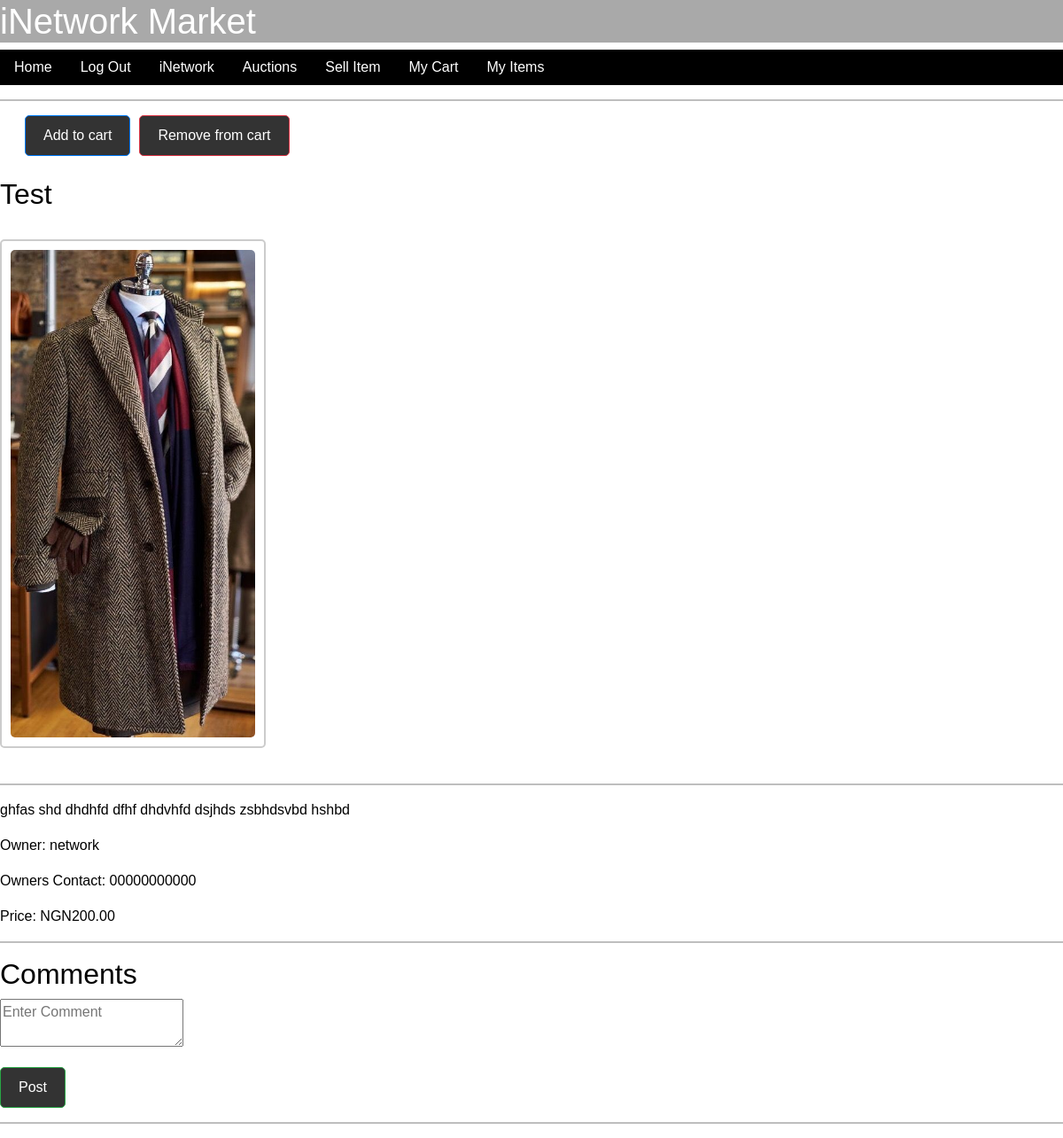
The app's page /market/item/1 (signed in) with its own data.
### network/models.py (models this page shows, shortened)
class Market(models.Model):
    title = models.CharField(max_length=100)
    transaction_reference = models.CharField(max_length=100, default="aa")
    description = models.CharField(max_length=1000)
    phone_number = models.CharField(max_length=15, default="Not Provided")
    currency = models.ForeignKey(MarketCurrency, on_delete=models.CASCADE, blank=True, null=True, related_name="market_currency")
    price = models.DecimalField(max_digits=10, decimal_places=5)
    isActive = models.BooleanField(default=True)
    isFeatured = models.BooleanField(default=False)
    completed = models.BooleanField(default=False)
    owner = models.ForeignKey(User, on_delete=models.CASCADE, blank=True, null=True, related_name="market_user")
    category = models.ForeignKey(MarketCategory, on_delete=models.CASCADE, blank=True, null=True, related_name="market_category")
    cart = models.ManyToManyField(User, blank=True, related_name="cart")

class MarketImage(models.Model):
    item = models.ForeignKey(Market, on_delete=models.CASCADE, related_name="images")
    image = models.ImageField(upload_to='images/')

class User(AbstractUser):
    profile_pics = models.ImageField(upload_to='profile_pics/', null=True, blank=True)
    phone_number = models.CharField(max_length=20, null=True, blank=True)
    about = models.TextField(null=True, blank=True)

class MarketCurrency(models.Model):
    currencyName = models.CharField(max_length=50)
    def __str__(self):
        return self.currencyName

### network/views_market.py (the view)
def closedDetails(request, id):
    if not request.user.is_authenticated:
        error_message = "You need to log in to access this page."
        return render(request, "market/error.html", {
            "error": error_message,
        })
    itemData = Market.objects.get(pk=id)
    isCart = request.user in itemData.cart.all()
    allComments = MarketComment.objects.filter(item=itemData)
    isOwner = request.user.username == itemData.owner.username
    currencies = [
        "AED", "ARS", "AUD", "BRL", "CAD", "CHF", "CZK", "ETB", "EUR", "GBP",
        "GHS", "ILS", "INR", "JPY", "KES", "MAD", "MUR", "MYR", "NGN", "NOK",
        "NZD", "PEN", "PLN", "RUB", "RWF", "SAR", "SEK", "SGD", "SLL", "TZS",
        "UGX", "USD", "XAF", "XOF", "ZAR", "ZMK", "ZMW", "MWK"
    ]
    return render(request, "market/itemDetails.html", {
        "listing": itemData,
        "isListingInWatchList": isCart,
        "isOwner": isOwner,
        "flutterwaveCurrencies": currencies,
        "allComments": allComments,
    })

### network/custom_context_processors.py (called while the page is built)
def my_groups_and_joined(request):
    if request.user.is_authenticated:
        my_groups = Group.objects.filter(creator=request.user)
        groups_i_joined = request.user.group_members.all()
    else:
        my_groups = []
        groups_i_joined = []
    return {
        'my_groups': my_groups,
        'groups_i_joined': groups_i_joined,
    }

### network/templates/market/itemDetails.html (shortened to what this page needs)
{% extends "market/layout.html" %}
{% block body %}
    <div class="row mx-3">
        <div class="watchlist-buttons">
            {% if user.is_authenticated %}
                <form action="{% url 'add_cart' id=listing.id %}" method="POST">
                    <button type="submit" class="btn btn-primary">Add to cart</button>
                </form>
                    <form action="{% url 'remove_cart' id=listing.id %}" method="POST">
                        <button type="submit" class="btn btn-danger">Remove from cart</button>
                    </form>
            {% endif %}
        </div>
    </div>
    <br>
    <h2>{{ listing.title }}</h2>
    <br>
    <div class="image-container">
        {% for image in listing.images.all %}
        <div class="listing-image">
            <img src="{{ image.image.url }}" alt="{{ listing.title }}">
        </div>
        {% endfor %}
    </div>
    <hr>
    <div>
        <p>{{ listing.description }}</p>
    </div>
    <p>Owner: {{ listing.owner }}</p>
    <p>Owners Contact: {{listing.phone_number}}</p>
    <p>Price: {{ listing.currency }}{{ listing.price|floatformat:2 }}</p>
    <hr>
    <h2>Comments</h2>
    {% if user.is_authenticated %}
    <form action="{% url 'market_comment' id=listing.id %}" method="POST">
        <div class="form-group">
            <textarea type="text" name="newComment" placeholder="Enter Comment"></textarea>
        </div>
        <div class="form-group">
            <button type="submit" class="btn btn-success">Post</button>
        </div>
    </form>
    {% endif %}
    <hr>
{% endblock %}

### network/static/market/styles.css (style rules this page uses)
body { margin: 0; padding: 0; background-color: white; color: black; }
body { font-family: Arial, sans-serif; }
.btn { display: inline-block; padding: 10px 20px; background-color: #333; color: #fff; text-decoration: none; border-radius: 5px; }
.watchlist-buttons { display: flex; }
.watchlist-buttons form { margin-right: 10px; }
.image-container { display: flex; flex-wrap: wrap; gap: 20px; margin-bottom: 20px; }
.listing-image { flex: 0 0 300px; height: auto; max-width: 100%; border-radius: 5px; margin-bottom: 20px; border: 2px solid #ccc; padding: 10px; box-sizing: border-box; display: flex; align-items: center; justify-content: center; }
.listing-image img { max-width: 100%; max-height: 100%; object-fit: contain; border-radius: 5px; }

### records on screen
Market: title "Test", description "ghfas shd dhdhfd dfhf dhdvhfd dsjhds zsbhdsvbd hshbd", owner "network", phone_number "00000000000", currency "NGN", price "200.00"
MarketImage: image (picture)
